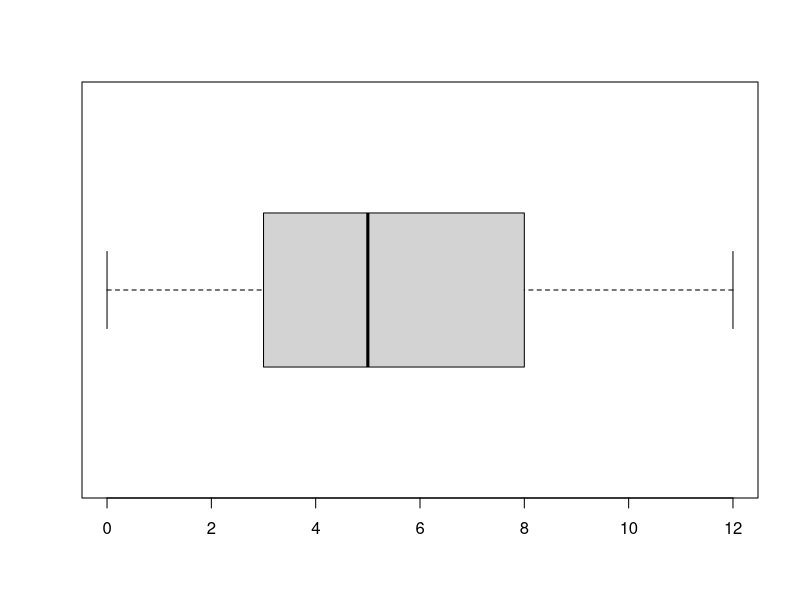

The R source for this figure:
## 4.3

Dt <- c(3,5,0,1,9,2,7,3,8,5,12,8,9,4)

# calculates percentiles, probs=p/100 from formula
quantile(Dt, probs=c(0.05,0.2,0.25,0.5,0.75,0.93))

boxplot(Dt, horizontal = T)

